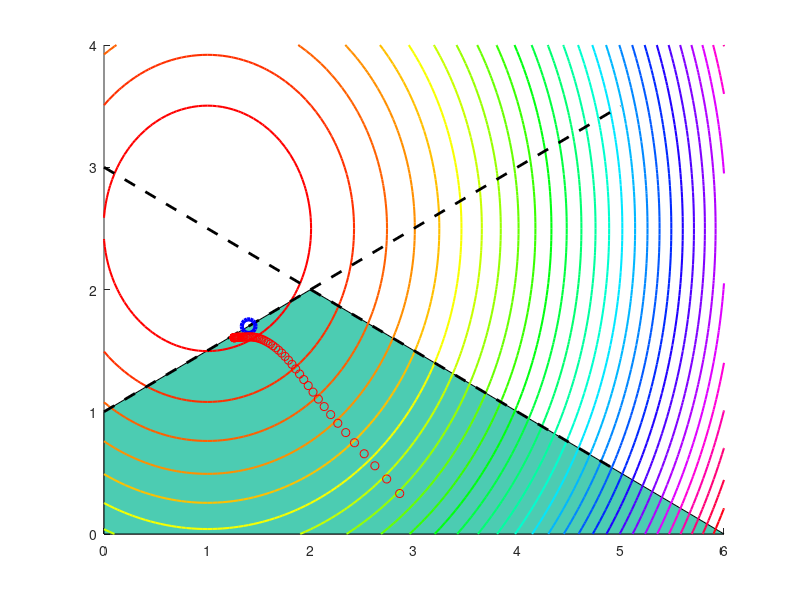
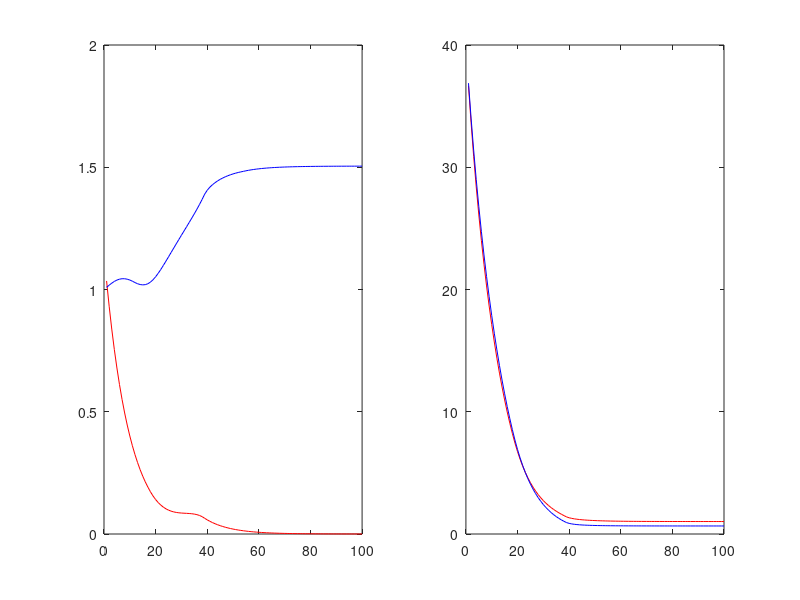
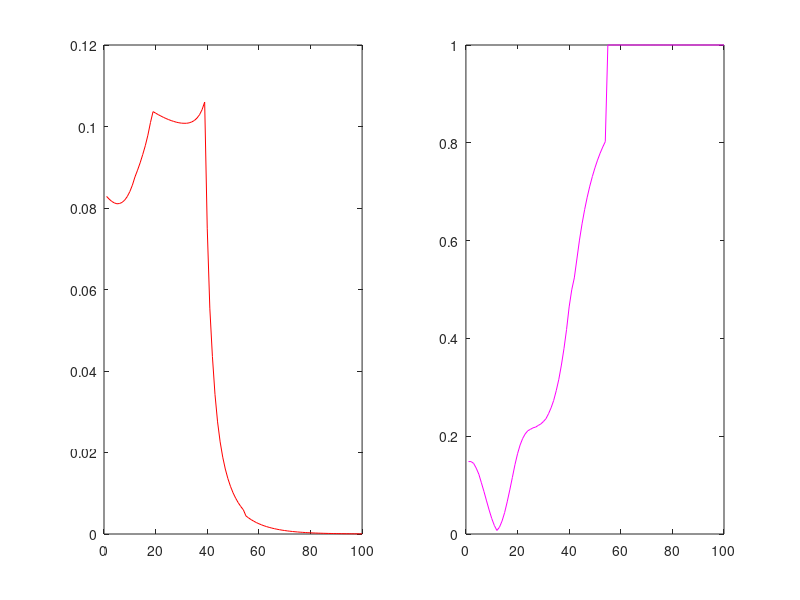
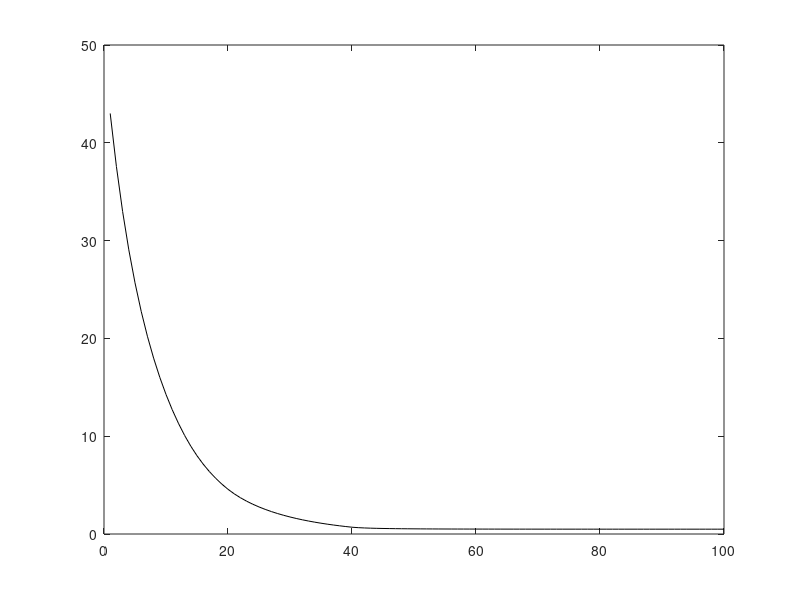

Here is the MATLAB script that generated these plots, in order:
% 例程 10.6  内点法求解二次规划示例
%  问题定义
Q = [2, 0; 0, 2];
c = [-2; -5];
%  多边形约束条件
A =[1  -2; -1 -2];
b = [-2; -6];
x0 = [3; 0.2];  %  初始点
n = 2;  %  变量维度
E = [1; 1];  %  全1列向量
%  调用quadprog()获取参考解
%  注：需传入-A和-b以适配quadprog的约束格式
solRef = quadprog(Q, c, -A, -b, [], [], [], [], x0, optimset('Display', 'off'));
%  内点法（IPM）初始化
%  用于记录迭代过程中的数据
Nit = 100;
ux = zeros(2, Nit);
us = zeros(2, Nit);
uy = zeros(2, Nit);
umalpha = zeros(1, Nit);
usigma = zeros(1, Nit);
mu = [];
s = [1.15; 1];  %  松弛变量s的试探性初始值
y = [40; 40];  %  拉格朗日乘子y（λ）的试探性初始值
x = x0;
%  迭代主循环
for nn = 1: Nit  %  可修改最大迭代次数
    mu(end + 1) = (sum(y.*s))/n;
    %  计算仿射预测步
    Dp = A*x - b - s;
    Dd = Q*x - (A'*y) + c;
    rxs = -s.*y;
    xaux = (s.*((A'\Q)*E)) + (y.*(A*E));
    raux = rxs - (s.*(A'\Dd)) - (y.*Dp);
    dx_a = raux./xaux;
    ds_a = Dp + (A*dx_a);
    dy_a = A'\(Dd + (Q*dx_a));
    %  确定仿射步的最大允许步长alpha_aff（简易线搜索）
    paux = 1;
    alpha = 1;
    while  paux > 0
        yaux = min(y + (alpha*dy_a));
        saux = min(s + (alpha*ds_a));
        if (yaux < 0 || saux < 0)
            alpha = alpha - 0.001;
            if alpha <= 0
                alpha = 0;
                alpha_aff = 0;
                paux = 0;
            end;
        else
            alpha_aff = alpha;
            paux = 0;
        end;
    end;
    muaff = sum((y + (alpha_aff*dy_a).*(s + (alpha_aff*ds_a))))/n;
    %  计算中心参数sigma
    sigma = min((muaff/mu(end))^3, 1);
    %  计算聚合步
    rxs = (sigma*mu(end) - y.*s - dy_a.*ds_a);
    raux = rxs - (s.*(A'\Dd )) - (y.*Dp);
    dx = raux./xaux;
    ds = Dp + (A*dx);
    dy = A'\Dd + (Q*dx);
    %  确定最终步长
    tau = 0.1;
    my = -tau*y./dy;
    my(dy > 0) = Inf;
    laux1 = min(my);
    ms = -tau*s./ds;
    ms(ds > 0) = Inf;
    laux2 = min(ms);
    malpha = min(laux1, laux2);
    x = x + malpha*dx;
    y = y + malpha*dy;
    s = s + malpha*ds;
    %  保存迭代数据
    ux(:, nn) = x;
    us(:, nn) = s;
    uy(:, nn) = y;
    umalpha(nn) = malpha;
    usigma(nn) = sigma;
end;
%  绘制等高线图（目标函数+约束）
%  等高线数据
[vx1, vx2] = meshgrid(0: 0.05: 6, 0: 0.05:4);
z = 0.5*Q(1, 1)*(vx1.^2) + (Q(2, 1) + Q(1, 2))*vx1.*vx2 + ...
    0.5*Q(2, 2)*(vx2.^2) + c(1)*vx1 +c(2)*vx2;
figure(1)
colormap('hsv');
patch([0, 2, 6, 0, 0], [1, 2, 0, 0, 1], [0.3, 0.8, 0.7]);
hold on;
contour(vx1, vx2, z, 30, 'LineWidth', 1.5);
plot([0, 5], [1, 7/2], 'k--', 'LineWidth', 2);  %  绘制约束1
plot([0, 5], [3, 1/2], 'k--', 'LineWidth', 2);  %  绘制约束2
%  绘制quadprog参考解
plot(solRef(1), solRef(2), 'bo', 'MarkerSize', 10, 'LineWidth', 3);
plot(ux(1, :), ux(2, :), 'or');
x
J = (0.5*x'*Q*x) + (c'*x)
figure(2)
subplot(1, 2, 1)
plot(us(1, :), 'r'); hold  on ;
plot(us(2, :), 'b');
subplot(1 ,2 ,2)
plot(uy(1, :), 'r'); hold  on ;
plot(uy(2, :), 'b');
figure(3)
subplot(1, 2, 1)
plot(umalpha(1, :), 'r');
subplot(1, 2, 2)
plot(usigma(1, :), 'm');
figure(4)
plot(mu, 'k');
